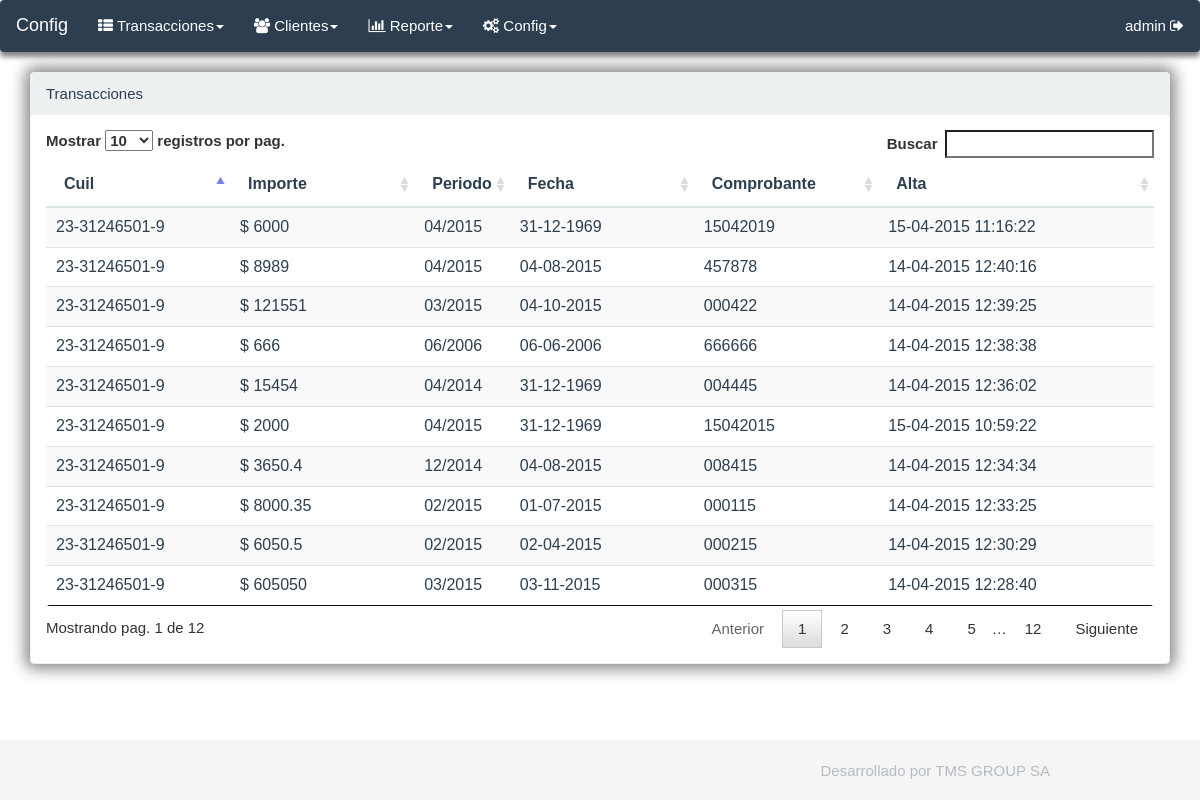
The app's page /views/transacciones.php (signed in) with its own data.
### tables this page shows
CREATE TABLE IF NOT EXISTS `transacciones` (
  `id_transaccion` int(11) NOT NULL AUTO_INCREMENT,
  `cuit` varchar(32) NOT NULL,
  `importe` float NOT NULL,
  `periodo` varchar(32) NOT NULL,
  `fechapago` date NOT NULL,
  `comprob` varchar(32) NOT NULL,
  `token` varchar(64) NOT NULL,
  `date_add` datetime NOT NULL,
  PRIMARY KEY (`id_transaccion`)
);

### config/routes.php (called while the page is built)
<?php
$route['base_url']			= "localhost/amena_pagos/";
$route['d_controller']		= "inicio";
$route['404_override']		= 'error404';
$route['models']			= '../models/';
$route['controllers']		= '../controllers/';
$route['libraries']			= BASE_URL.'/libraries/';
$route['helpers']			= '../helpers/';
$route['doc']				= '../doc/';
$route['certificados']		= '../doc/certificados/';
$route['img_perfil']		= 'img_perfil/';

### helpers/h_language.php (called while the page is built, shortened)
<?php
$language['alias']						= 'Alias';
$language['alta']						= 'Alta';
$language['archivo']					= 'Archivo';
$language['archivo_delete']				= 'El archivo no se encontraba en el servidor';
$language['apellido']					= 'Apellido';
$language['ayuda']						= 'Ayuda';
$language['ayuda_estado']				= 'Filtro por estado de transferencia, si no se coloca el estado, la consulta devuelve todos los estados de las transferencias';
$language['ayuda_importe']				= 'Filtro de Importe, Numérico de 10 enteros y 2 decimales';
$language['ayuda_fecha']				= 'Filtro de Fecha de Concertación';
$language['ayuda_operacion']			= 'Filtro por número de Operación, Alfanumérico de 10 posiciones';
$language['borrar']						= 'Borrar';
$language['buscar']						= 'Buscar';
$language['cadena']						= 'Cadena';
$language['cantidad']					= 'Cantidad';
$language['cerrar']						= 'Cerrar';
$language['certificado']				= 'Certificado';
$language['cierre']						= 'Cierre';
$language['cierre_no']					= 'El cierre no fue confeccionado';
$language['cierre_ok']					= 'Ya se ha realizado el cierre, en este momento las transferencias en estado ´Enviada Banco Credito´ compensan';
$language['clave']						= 'Clave';
$language['clave_privada']				= 'Clave privada';
$language['cliente']					= 'Cliente';
$language['clientes']					= 'Clientes';
$language['comunidad']					= 'Comunidad';
$language['compensacion']				= 'Compensación';
$language['comprobante']				= 'Comprobante';
$language['config']						= 'Config';
$language['confirm_eliminar']			= 'Esta seguro que quiere eliminar el registro?';
$language['confirm_volver']				= '¿Esta seguro? no se guardaran los cambios';
$language['control_size']				= 'El archivo pesa más de lo que debería, controlar si todo esta ok';
$language['cuenta']						= 'Cuenta';
$language['cuil']						= 'Cuil';
$language['delete_ok']					= 'El registro se ha dado de baja con éxito';
$language['desarrollado']				= 'Desarrollado por TMS GROUP SA';
$language['descargar']					= 'Descargar';
$language['descripcion']				= 'Descripción';
$language['desde']						= 'Desde';
$language['detalle']					= 'Detalle';
$language['direccion']					= 'Dirección';
$language['editar']						= 'Editar';
$language['email']						= 'Email';
$language['enviar']						= 'Enviar';
$language['error_dato']					= 'Error en el dato: ';
$language['estado']						= 'Estado';
$language['extension_error']			= 'La extensión del archivo no es la correcta';
$language['general']					= 'General';
$language['generar_cierre']				= 'Generar cierre';
$language['generar_informe']			= 'Generar informe de interbanking ';
$language['generar_incremental']		= 'Generar incremental de interbanking ';
$language['generar_preconfeccion']		= 'Generar pago';
$language['guardar']					= 'Guardar';
$language['hasta']						= 'Hasta';
$language['id']							= 'ID';
$language['id_cuentarecaudacion']		= 'ID Cuenta Recaudación';
$language['incremental']				= 'Incremental';
$language['inicio']						= 'Inicio';
$language['info_cierre']				= 'El siguiente link responde con el resumen de los estados de las transferencias';
$language['info_estados']				= 'El siguiente link es para informarse sobre los estados de las transferencias que les hicieron sus clientes.';
$language['info_informe']				= 'El siguiente link muestra el reporte de transferencia, previo Login';
$language['info_incremental']			= 'Las consultas incrementales las hacen las comunidades a través de Interbanking, para tener
control sobre los estados de las transferencias que les hicieron sus clientes.
A diferencia de la consulta de estados, donde la misma se hace por filtros, en esta solo se pide
que se notifique los cambios de estados de las transferencias de cada comunidad que
implementa esta funcionalidad.	';

### models/Model.php (called while the page is built, shortened)
<?php
class Model
{
    public function __construct()
    {
    	$this->_db = new mysqli(DB_HOST, DB_USER, DB_PASS, DB_NAME);
    }
}

### models/My_model.php (called while the page is built, shortened)
<?php
include_once('Model.php');
class MY_Model extends Model
{
	protected $_tablename	= '';
	protected $_order		= '';
	function __construct(
				$tablename	= null,
				$id			= null,
				$name		= null,
				$order		= null,
				$data_model	= null
				)
	{
		$this->_tablename	= $tablename;
		$this->_order		= $order;
	}
	public function get_registros($where = NULL)
    {
    	if($where == NULL)
		{
			$consulta = 'SELECT * FROM '.$this->_tablename.' ORDER BY '.$this->_order;
		}
		else
		{
			$consulta = 'SELECT * FROM '.$this->_tablename.' WHERE '.$where.' ORDER BY '.$this->_order;
		}
		$result = $this->_db->query($consulta);
		if($result->num_rows > 0)
		{
			while($row = $result->fetch_array())
			{
				$rows[] = $row;
			}
			return $rows;
		}
		else
		{
			return FALSE;
		}
    }
}

### views/transacciones.php (the view, shortened to what this page needs)
<?php
include_once('menu.php');
$transaccion			= new m_transaccion();
$array_transacciones	= $transaccion->get_registros();
?>
<div class='row'>
	<div class="col-md-12">
		<div class="panel panel-default">
			<div class="panel-heading">
				<?php echo get_panel_heading();	?>
			</div>
			<div class="panel-body">
				<table class="table table-striped table-hover" id="datatable">
					<thead>
						<tr>
							<th class='col-md-2'><?php echo $language['cuil'];?></th>
							<th class='col-md-2'><?php echo $language['importe'];?></th>
							<th class='col-md-1'><?php echo $language['periodo'];?></th>
							<th class='col-md-2'><?php echo $language['fecha'];?></th>
							<th class='col-md-2'><?php echo $language['comprobante'];?></th>
							<th class='col-md-3'><?php echo $language['alta'];?></th>
						</tr>
					</thead>
					<tbody>
					<?php
					foreach($array_transacciones as $row)
					{
						echo "<tr>";
						echo "<td class='col-md-2'>".set_format($row['cuit'], 'cuit')."</td>";
						echo "<td class='col-md-2'>".set_format($row['importe'], 'importe')."</td>";
						echo "<td class='col-md-1'>".$row['periodo']."</td>";
						echo "<td class='col-md-2'>".set_format($row['fechapago'], 'date')."</td>";
						echo "<td class='col-md-2'>".$row['comprob']."</td>";
						echo "<td class='col-md-3'>".set_format($row['date_add'], 'datetime')."</td>";
						echo "</tr>";
					}
					?>
					</tbody>
				</table>
			</div>
		</div>
	</div>
</div>
<?php
include_once('footer.php');
?>

### config/includes.php (shortened to what this page needs)
<?php
include_once('routes.php');
include_once($route['models'].'My_model.php');
include_once($route['helpers'].'h_vistas.php');
include_once($route['helpers'].'h_language.php');
echo css_libreria($route['libraries'].'eden-ui/css/bootstrap.css');
echo css_libreria($route['libraries'].'eden-ui/skins/eden.css');
echo css_libreria($route['libraries'].'main/css/main.css');
echo css_libreria($route['libraries'].'DataTables-1.10.5/media/css/jquery.dataTables.css');
echo css_libreria($route['libraries'].'font-awesome-4.3.0/css/font-awesome.css');
echo css_libreria($route['libraries'].'jquery-ui-1.11.4/jquery-ui.css');

### helpers/h_vistas.php (shortened to what this page needs)
<?php
function css_libreria($libreria)
{
	return '<link href="'.$libreria.'" rel="stylesheet" type="text/css" />'. "\n";
}
function get_panel_heading()
{
	$url	= "http://".$_SERVER['HTTP_HOST'].$_SERVER['REQUEST_URI'];
	$title	= str_replace(BASE_URL.'views/', '', $url);
	$title	= str_replace('.php', '', $title);
	$title	= str_replace('_', ' ', $title);
	$title	= str_replace('-', ' ', $title);
	$title	= strtok($title, "?");
	return ucwords($title);
}
function set_format($dato, $format)
{
	switch ($format) {
			case 'cuit':
				if(strlen($dato) == 11)
				{
					$cadena = substr($dato, 0, 2);
					$cadena .= '-';
					$cadena .= substr($dato, 2, 8);
					$cadena .= '-';
					$cadena .= substr($dato, 10);
					return $cadena;
				}
				break;
			case 'importe':
				$cadena = "$ ".round($dato, 2);
				return $cadena;
				break;
			case 'date':
				$cadena = date('d-m-Y',strtotime( $dato));
				return $cadena;
				break;
			case 'datetime':
				$cadena = date('d-m-Y H:i:s',strtotime( $dato));
				return $cadena;
				break;
	}
}

### views/menu.php (shortened to what this page needs)
<?php
include_once('../config/includes.php');
?>
<nav class="navbar navbar-default" role="navigation">
	<div class="navbar-header">
		<a class="navbar-brand" href="#"><?php echo $language['config']?></a>
	</div>
	<div class="collapse navbar-collapse" id="bs-example-navbar-collapse-1">
		<ul class="nav navbar-nav">
			<li class="dropdown">
				<a href="#" class="dropdown-toggle" data-toggle="dropdown">
					<i class="fa fa-th-list"></i> <?php echo $language['transacciones'] ?><b class="caret"></b>
				</a>
      		</li>
      		<li class="dropdown">
				<a href="#" class="dropdown-toggle" data-toggle="dropdown">
					<i class="fa fa-users"></i> <?php echo $language['clientes'] ?><b class="caret"></b>
				</a>
      		</li>
      		<li class="dropdown">
				<a href="#" class="dropdown-toggle" data-toggle="dropdown">
					<i class="fa fa-bar-chart"></i> <?php echo $language['reporte'] ?><b class="caret"></b>
				</a>
      		</li>
      		<li class="dropdown">
				<a href="#" class="dropdown-toggle" data-toggle="dropdown">
					<i class="fa fa-cogs"></i> <?php echo $language['config'] ?><b class="caret"></b>
				</a>
      		</li>
    	</ul>
    	<ul class="nav navbar-nav navbar-right">
			<li class="">
				<a class="brand" rel='tooltip' title="Cerrar sessión de usuario" href="logout.php">
					<?php echo $_SESSION['nombre']?> <i class="fa fa-sign-out"></i>
				</a>
			</li>
		</ul>
	</div>
</nav>
<div class="container">

### views/footer.php (shortened to what this page needs)
</div>
<footer class="footer">
	<p class="text-muted pull-right footer-text">
		<?php echo $language['desarrollado'] ?>
	</p>
</footer>

### libraries/eden-ui/skins/eden.css (style rules this page uses)
a { color: #18bc9c; text-decoration: none; font-weight: 300; }
p { margin: 0 0 10.5px; }
.text-muted { color: #b4bcc2; }
ul, ol { margin-top: 0; margin-bottom: 10.5px; }
.table { border-collapse: separate; border-radius: 4px; }
.table th, .table td { border-color: #dde4e6 !important; }
.navbar-default { background-color: #2c3e50; border-color: transparent; }
.navbar-default .navbar-brand { color: #ffffff; }
.navbar-default .navbar-nav > li > a { color: #ffffff; }
.navbar-default .navbar-collapse, .navbar-default .navbar-form { border-color: transparent; }
.panel { box-shadow: 0px 0px 15px 5px #888888 }
.panel-default { border-color: #ecf0f1; }
.panel-default > .panel-heading { color: #2c3e50; background-color: #ecf0f1; border-color: #ecf0f1; }
.navbar { box-shadow: 0px 5px 5px #888888; }
.navbar-brand { line-height: 1; }

### libraries/main/css/main.css (style rules this page uses)
.footer { position: absolute; bottom: 0; width: 100%; height: 60px; background-color: #f5f5f5; }
.footer-text { margin-top: 20px; margin-right: 150px; }

### records on screen
transacciones: cuit "23-31246501-9", importe "$ 6000", periodo "04/2015", fechapago "31-12-1969", comprob "15042019", date_add "15-04-2015 11:16:22"
transacciones: cuit "23-31246501-9", importe "$ 8989", periodo "04/2015", fechapago "04-08-2015", comprob "457878", date_add "14-04-2015 12:40:16"
transacciones: cuit "23-31246501-9", importe "$ 121551", periodo "03/2015", fechapago "04-10-2015", comprob "000422", date_add "14-04-2015 12:39:25"
transacciones: cuit "23-31246501-9", importe "$ 666", periodo "06/2006", fechapago "06-06-2006", comprob "666666", date_add "14-04-2015 12:38:38"
transacciones: cuit "23-31246501-9", importe "$ 15454", periodo "04/2014", fechapago "31-12-1969", comprob "004445", date_add "14-04-2015 12:36:02"
transacciones: cuit "23-31246501-9", importe "$ 2000", periodo "04/2015", fechapago "31-12-1969", comprob "15042015", date_add "15-04-2015 10:59:22"
transacciones: cuit "23-31246501-9", importe "$ 3650.4", periodo "12/2014", fechapago "04-08-2015", comprob "008415", date_add "14-04-2015 12:34:34"
transacciones: cuit "23-31246501-9", importe "$ 8000.35", periodo "02/2015", fechapago "01-07-2015", comprob "000115", date_add "14-04-2015 12:33:25"
transacciones: cuit "23-31246501-9", importe "$ 6050.5", periodo "02/2015", fechapago "02-04-2015", comprob "000215", date_add "14-04-2015 12:30:29"
transacciones: cuit "23-31246501-9", importe "$ 605050", periodo "03/2015", fechapago "03-11-2015", comprob "000315", date_add "14-04-2015 12:28:40"

### other values on screen
$language['config'] "Config"
$language['transacciones'] "Transacciones"
$language['clientes'] "Clientes"
$language['reporte'] "Reporte"
$_SESSION['nombre'] "admin"
get_panel_heading() "Transacciones"
$language['cuil'] "Cuil"
$language['importe'] "Importe"
$language['periodo'] "Periodo"
$language['fecha'] "Fecha"
$language['comprobante'] "Comprobante"
$language['alta'] "Alta"
$language['desarrollado'] "Desarrollado por TMS GROUP SA"
